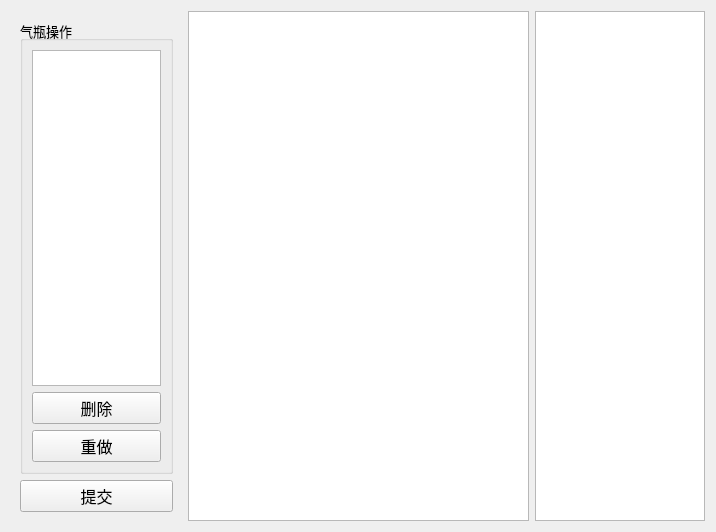
<?xml version="1.0" encoding="UTF-8"?>
<ui version="4.0">
 <class>GasCylindersOperation</class>
 <widget class="QWidget" name="GasCylindersOperation">
  <property name="geometry">
   <rect>
    <x>0</x>
    <y>0</y>
    <width>716</width>
    <height>532</height>
   </rect>
  </property>
  <property name="windowTitle">
   <string>Form</string>
  </property>
  <layout class="QHBoxLayout" name="horizontalLayout_2">
   <item>
    <layout class="QHBoxLayout" name="horizontalLayout" stretch="1,2,1">
     <item>
      <widget class="QStackedWidget" name="stackedWidget">
       <property name="currentIndex">
        <number>1</number>
       </property>
       <widget class="QWidget" name="page">
        <layout class="QVBoxLayout" name="verticalLayout_2">
         <item>
          <widget class="QGroupBox" name="groupBox">
           <property name="font">
            <font>
             <pointsize>10</pointsize>
            </font>
           </property>
           <property name="title">
            <string>气瓶运输</string>
           </property>
           <layout class="QVBoxLayout" name="verticalLayout">
            <property name="leftMargin">
             <number>3</number>
            </property>
            <property name="topMargin">
             <number>3</number>
            </property>
            <property name="rightMargin">
             <number>3</number>
            </property>
            <property name="bottomMargin">
             <number>3</number>
            </property>
            <item>
             <widget class="QLabel" name="label">
              <property name="font">
               <font>
                <pointsize>12</pointsize>
               </font>
              </property>
              <property name="text">
               <string>选项</string>
              </property>
             </widget>
            </item>
            <item>
             <widget class="QListWidget" name="mistakeList">
              <property name="font">
               <font>
                <pointsize>12</pointsize>
               </font>
              </property>
              <property name="focusPolicy">
               <enum>Qt::NoFocus</enum>
              </property>
              <property name="frameShape">
               <enum>QFrame::NoFrame</enum>
              </property>
              <property name="autoScroll">
               <bool>false</bool>
              </property>
              <property name="editTriggers">
               <set>QAbstractItemView::NoEditTriggers</set>
              </property>
              <property name="alternatingRowColors">
               <bool>true</bool>
              </property>
              <property name="selectionMode">
               <enum>QAbstractItemView::MultiSelection</enum>
              </property>
              <property name="selectionBehavior">
               <enum>QAbstractItemView::SelectRows</enum>
              </property>
              <property name="isWrapping" stdset="0">
               <bool>false</bool>
              </property>
              <property name="spacing">
               <number>5</number>
              </property>
              <property name="uniformItemSizes">
               <bool>false</bool>
              </property>
              <property name="wordWrap">
               <bool>true</bool>
              </property>
              <property name="selectionRectVisible">
               <bool>true</bool>
              </property>
             </widget>
            </item>
           </layout>
          </widget>
         </item>
         <item>
          <widget class="QPushButton" name="btnNext">
           <property name="font">
            <font>
             <pointsize>12</pointsize>
            </font>
           </property>
           <property name="text">
            <string>下一步</string>
           </property>
          </widget>
         </item>
        </layout>
       </widget>
       <widget class="QWidget" name="page_2">
        <layout class="QVBoxLayout" name="verticalLayout_3">
         <item>
          <widget class="QGroupBox" name="groupBox_2">
           <property name="font">
            <font>
             <pointsize>10</pointsize>
            </font>
           </property>
           <property name="title">
            <string>气瓶操作</string>
           </property>
           <layout class="QVBoxLayout" name="verticalLayout_4">
            <item>
             <widget class="QListWidget" name="operationList">
              <property name="font">
               <font>
                <pointsize>12</pointsize>
               </font>
              </property>
              <property name="editTriggers">
               <set>QAbstractItemView::NoEditTriggers</set>
              </property>
              <property name="dragEnabled">
               <bool>true</bool>
              </property>
              <property name="dragDropOverwriteMode">
               <bool>false</bool>
              </property>
              <property name="dragDropMode">
               <enum>QAbstractItemView::InternalMove</enum>
              </property>
              <property name="defaultDropAction">
               <enum>Qt::MoveAction</enum>
              </property>
              <property name="alternatingRowColors">
               <bool>true</bool>
              </property>
              <property name="selectionMode">
               <enum>QAbstractItemView::SingleSelection</enum>
              </property>
              <property name="spacing">
               <number>5</number>
              </property>
              <property name="wordWrap">
               <bool>true</bool>
              </property>
             </widget>
            </item>
            <item>
             <widget class="QPushButton" name="btnDelete">
              <property name="font">
               <font>
                <pointsize>12</pointsize>
               </font>
              </property>
              <property name="text">
               <string>删除</string>
              </property>
             </widget>
            </item>
            <item>
             <widget class="QPushButton" name="btnRedo">
              <property name="font">
               <font>
                <pointsize>12</pointsize>
               </font>
              </property>
              <property name="text">
               <string>重做</string>
              </property>
             </widget>
            </item>
           </layout>
          </widget>
         </item>
         <item>
          <widget class="QPushButton" name="btnFinished">
           <property name="font">
            <font>
             <pointsize>12</pointsize>
            </font>
           </property>
           <property name="text">
            <string>提交</string>
           </property>
          </widget>
         </item>
        </layout>
       </widget>
      </widget>
     </item>
     <item>
      <widget class="QGraphicsView" name="graphicsView"/>
     </item>
     <item>
      <widget class="QTextBrowser" name="textBrowser"/>
     </item>
    </layout>
   </item>
  </layout>
 </widget>
 <resources/>
 <connections/>
</ui>
